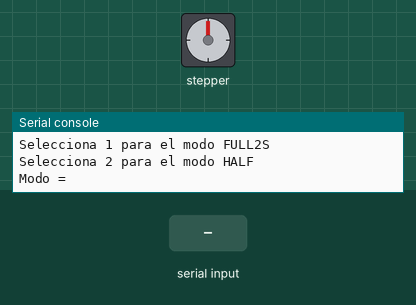
A program run on a simulated Raspberry Pi Pico running MicroPython. Shown: stepper motor, the last lines printed to the serial console. The test bench sets the inputs (shaded band). The stepper is drawn at 2048 steps a turn.

Above: at 1.2 s.
1.3 s: "5" typed at the serial console, then Enter
2.8 s: "90" typed at the serial console, then Enter
4.3 s: "CCW" typed at the serial console, then Enter
5.8 s: "200" typed at the serial console, then Enter
At 6.3 s:
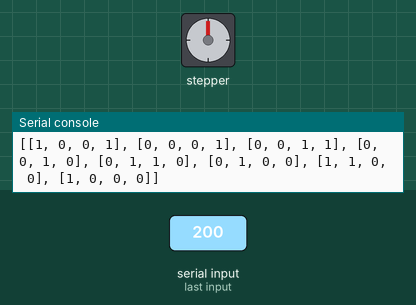
At 9.4 s:
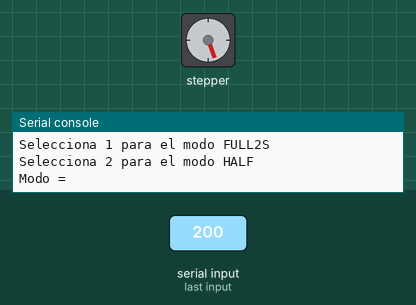
Timing chart, 0 to 9.8 s (numbered marks = the images above; inputs shaded):
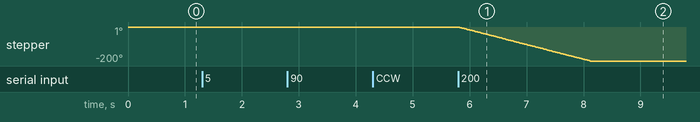

Measured:
- after the input at 5.8 s, stepper: turns 200° counter-clockwise in 2.3 s, starting at once

The program:

pico_stepM_FspinGrade_ex1_0.py
```python
# Hardware platform: Pico _ & W
# Author : JC Santamaria
# Start mP Date : 2024 - 3 - 3
# Goal : Stepper Motor manged by a function with all parameters- Example"
# To do :
# Ref : https://microcontrollerslab.com/28byj-48-stepper-motor-esp32-micropython/
# -> 1.0 input 4 parameter mode, direction delay & grades
# Instrucciones - to be added


# I- Import the required libraries
from machine import Pin
import utime

# Informative block - start
p_ucontroler = "Pico _ & W"
p_project = "Stepper Motor manged by a function with all parameters- Example"
p_keyOhw = "28BYJ-48 pines + ULN2003 iN1-GPIO10 ... IN4-GPIO13  "
p_keyLib = "None"
p_version = "3.0"
print(f"Microcontroler: {p_ucontroler} - Key other HW : {p_keyOhw}")
print(f"Libreria: {p_keyLib}")
print(f"Program: {p_project} - Version: {p_version}")
# Informative block - end

# 0- Define 3 types of sequence CW
SeqMode = {'FULL1S': [[1,0,0,0], # Clock Wise - 1 bobina excitada cada paso
                      [0,1,0,0],
                      [0,0,1,0],
                      [0,0,0,1]],
            'FULL2S': [[1,1,0,0], # CW - 2 bobinas excitadas cada paso => + Par y + consumo
                       [0,1,1,0],
                       [0,0,1,1],
                       [1,0,0,1]],
            'HALF' : [[1,0,0,0], # CW
                      [1,1,0,0],
                      [0,1,0,0],
                      [0,1,1,0],
                      [0,0,1,0],
                      [0,0,1,1],
                      [0,0,0,1],
                      [1,0,0,1]]
            }

minDelay = {'FULL1S': 500, 'FULL2S': 450, 'HALF': 200}

# F- Funtions
def SpinGrad(pinlist, grad, modStep, vel=100, CCW = False, Debug = False):
    """ Function to move Stepper Motor
    Parameters
        @ pinlist : lis ot pins must be x 4
        @ grad : grades in 0- 360 system
        @ modStep : mode FULL1S, FULL2S, HALF (str)
        @ vel : spin speed 100 means maximun or minimum delay beetewn steps
        @ CCW : direction of spin if True counter clock wise,
        @ Debug : shows debug info

    Return : None - movement of stepper motor
    """
    nSeqs = round((grad * 512 ) / 360) # number of complete sequences
    seqStepp = SeqMode[modStep].copy() # to make modifications without affecting global var
    print(f"Stepper Sequence Mode : {modStep}")
    delayCalus = round((100 / (vel % 101)) * minDelay[modStep])

    if CCW:
        seqStepp.reverse()
        print(f"Spin in Counter Clock Wise direction")
        print(seqStepp)
    else:
        print(f"Spin in Clok Wise direction")
        print(seqStepp)


    if Debug:
        print('Number of compete sequences', nSeqs)
        print(f"Stepper Sequence Mode : {modStep}")
        print('Delay ', delayCalus)
        if CCW:
            print(f"Spin in Counter Clock Wise direction")
        else:
            print(f"Spin in Clok Wise direction")

    for _ in range(nSeqs):
        for step in seqStepp:
            for i in range(len(pinlist)):
                pins[i].value(step[i])
                utime.sleep_us(delayCalus) # es un parametro critico, calibrar limite


# 0- Create object pins to comprise the 4 piness needed to control steeper motor
pins = [
    Pin(10,Pin.OUT), # IN1 AZUL GPIO5 (D1)
    Pin(11,Pin.OUT), # IN2 ROSA GPIO4 (D2)
    Pin(12,Pin.OUT), # IN3 GRIS- GPIO14 (D5)
    Pin(13,Pin.OUT), # IN4 BLANCO GPIO12 (D6)
    ]
for i in range(len(pins)):
    pins[i].off()


# 2- Input Mode and Delay- Clycle
while True:
    print('============= New query =============')
    # 2.1 Input mode
    # Extract model list by list comprehension
    modesList = [keymode for keymode in SeqMode]
    # Show modes menu & input mode ( & it assures index is in range)
    for i in range(len(modesList)):
        print(f'Selecciona {i} para el modo {modesList[i]}')

    m = (int(input('Modo = '))) % len(modesList)
    mode = modesList[m]

    # 2.2 Input delay beetwen secuences
    speedpc = int(input("Speed 0 - 100 = "))
    print(f"Spped ( 100 means maximun)  : {speedpc}")

    # 2.3 Input CC or CCW
    Wmode = input("Clock Wise CW or Counter Clok wise 'CCW' = ").upper() == 'CCW'

    # 2.4 Number of grades in 360º mode
    grades = int(input("Number of grades in 360º system (grades can be > 360) = "))

    SpinGrad(pins, grades, mode, speedpc, Wmode, Debug = False)
```
